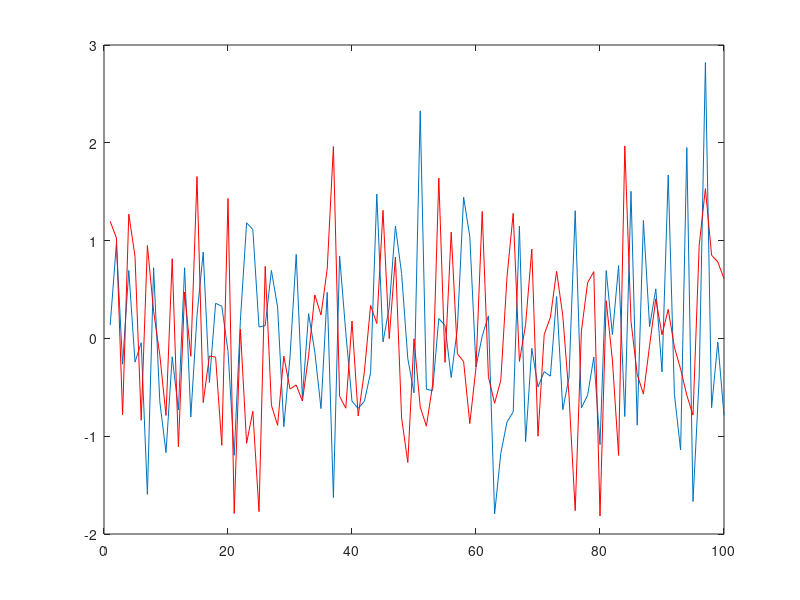
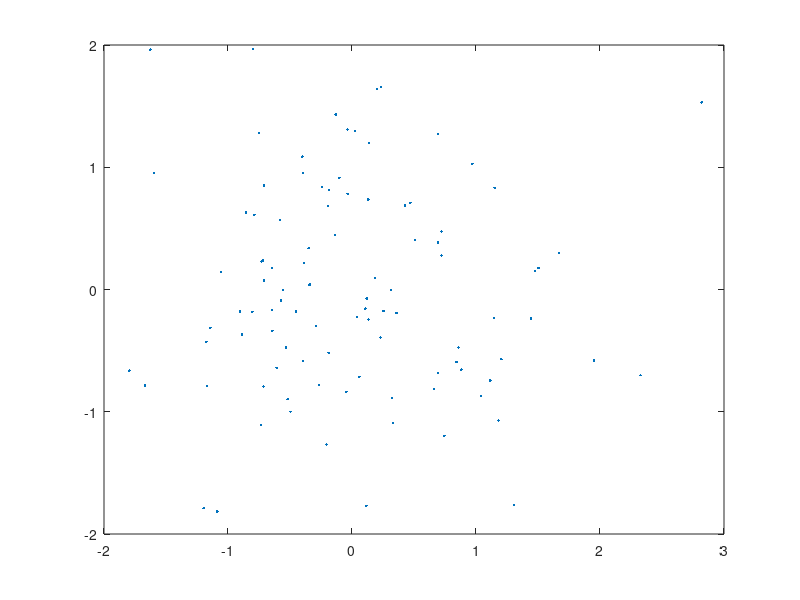
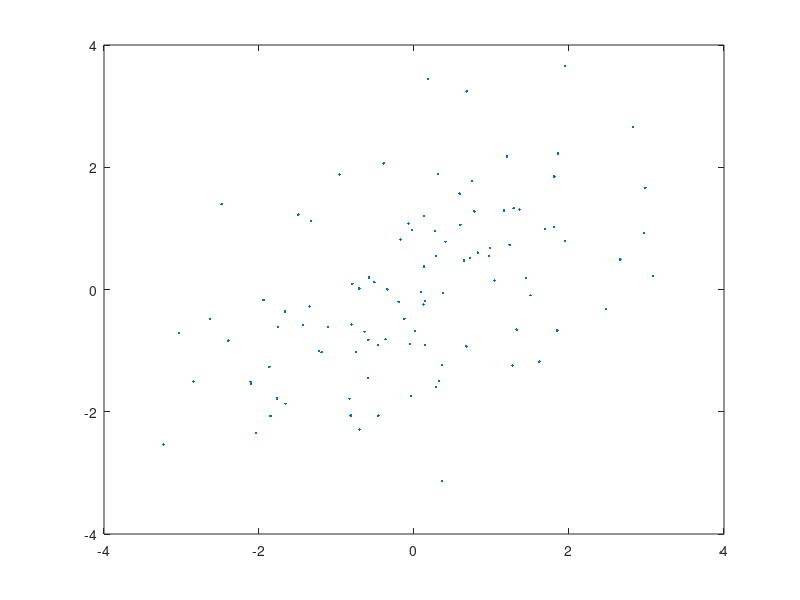
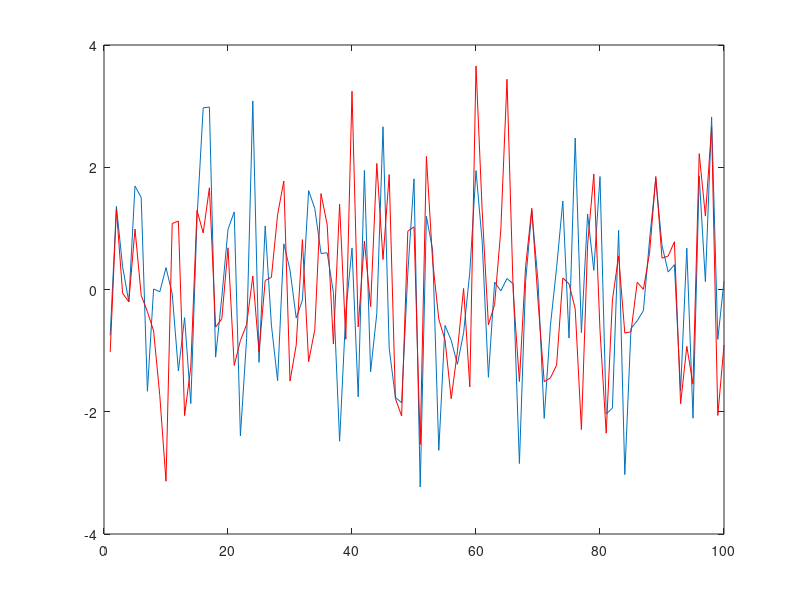

Here is the MATLAB script that generated these plots, in order: (Note: this script raises an error after producing the figures.)
% dealing with the concept of covariance

% create some random vectors
x = randn(1,100);
x = x-mean(x);
y = randn(1,100);
y = y-mean(y);

covxy = (x*y')/99;
figure; plot(x); hold on; plot(y,'r');
figure; plot(x,y,'.');

c = randn(1,100);
x = randn(1,100)+c;
x = x-mean(x);
y = randn(1,100)+c;
y = y-mean(y);

covxy = (x*y')/99
figure; plot(x,y,'.');
figure; plot(x); hold on; plot(y,'r');

c = randn(1,100);
x = randn(1,100)+2.*c;
x = x-mean(x);
y = randn(1,100)+2.*c;
y = y-mean(y);

covxy = (x*y')/99
figure; plot(x,y,'.');
figure; plot(x); hold on; plot(y,'r');

c = randn(1,100);
x = randn(1,100)+2.*c;
x = x-mean(x);
y = randn(1,100)-2.*c;
y = y-mean(y);

covxy = (x*y')/99
figure; plot(x,y,'.');
figure; plot(x); hold on; plot(y,'r');

% compute the covariance matrix from some simulated data in 2 different
% ways
[data,time]=ni2_activation;
[data2,time]=ni2_activation('frequency',11,'latency',0.48);
sens = ni2_sensors('type','eeg');
headmodel = ni2_headmodel('type','spherical','nshell',3);
leadfield = ni2_leadfield(sens,headmodel,[4.9 0 6.2 0 1 0]);
leadfield2 = ni2_leadfield(sens,headmodel,[-5.3 0 5.9 1 0 0]);

% way 1
sensordata = leadfield*data+leadfield2*data2;
C1 = sensordata*sensordata';

% way 2
sourcecov=[data; data2]*[data; data2]';
C2 = leadfield*leadfield'   * sourcecov(1,1)   + ...
   leadfield*leadfield2'  * sourcecov(1,2)   + ...
   leadfield2*leadfield'  * sourcecov(2,1)   + ...
   leadfield2*leadfield2' * sourcecov(2,2);
 
 

%% do the beamforming on some simulated data

% create a leadfield for a few locations
sens = ni2_sensors('type','meg');

headmodel = ni2_headmodel('type','spherical','nshell',1);
leadfield1 = ni2_leadfield(sens,headmodel,[4.9 0 6.2 0 1 0]); % position 2352 in grid
leadfield2 = ni2_leadfield(sens,headmodel,[-5.3 0 5.9 1 0 0]); % position 2342 in grid
leadfield3 = ni2_leadfield(sens,headmodel,[4.2 -2 7 0 0.2 0.7]); % 2674
leadfield4 = ni2_leadfield(sens,headmodel,[-2 -7.8 3 -1 0 0]); % 1110

% create the time course of activation
[s1,t1]=ni2_activation('latency',.45,'frequency',3);
[s2,t2]=ni2_activation('latency',.5);
[s3,t3]=ni2_activation('latency',.55,'frequency',30);
[s4,t4]=ni2_activation('latency',.5, 'frequency',15);

% create the sensor data
sensordata = leadfield1*s1+leadfield2*s2+leadfield3*s3+leadfield4*s4+randn(301,1000)*0.04e-8;

% create a 3D grid
sourcemodel = ni2_sourcemodel('type','grid','resolution',1);

% use FieldTrip to quickly compute the forward model
cfg = [];
cfg.grid = sourcemodel;
cfg.grad = sens;
cfg.vol  = headmodel;
% cfg.normalize = 'yes';
sourcemodel = ft_prepare_leadfield(cfg);
L = cat(2,sourcemodel.leadfield{sourcemodel.inside});

% compute the covariance
C  = cov(sensordata');
iC = pinv(C); % so that we compute it only once
iCr = inv(C+eye(301)*5e-19);

% compute the beamformer spatial filter
for ii = 1:size(L,2)/3
  indx=(ii-1)*3+(1:3);
  Lr = L(:,indx);  % Lr is the leadfield for source r
  wbfr(indx,:)=pinv(Lr'*iCr*Lr)*Lr'*iCr;
  wbf(indx,:)=pinv(Lr'*iC*Lr)*Lr'*iC;
end
sbf = wbf*sensordata;
sbfr = wbfr*sensordata;

wmn = L'*inv(L*L'+eye(301)*1e-15);
smn = wmn*sensordata;

sel = find(ismember(find(sourcemodel.inside), [1110 2342 2352 2674]));
sel = repmat((sel-1)*3,1,3)+repmat(1:3,numel(sel),1);

figure;
% subplot(1,2,1); plot(t1,sbf(sel(1,:),:));
subplot(1,2,1); plot(t1,sbfr(sel(1,:),:));
subplot(1,2,2); plot(t1,s4);
% subplot(1,2,2); plot(t1,smn(sel(1,:),:));

figure;
subplot(1,2,1); plot(t1,sbf(sel(2,:),:));
subplot(1,2,2); plot(t1,s2);
% subplot(1,2,2); plot(t1,smn(sel(2,:),:));

figure;
subplot(1,2,1); plot(t1,sbfr(sel(3,:),:));
subplot(1,2,2); plot(t1,s1);
% subplot(1,2,2); plot(t1,smn(sel(3,:),:));

figure;
subplot(1,2,1); plot(t1,sbf(sel(4,:),:));
subplot(1,2,2); plot(t1,s3);
% subplot(1,2,2); plot(t1,smn(sel(4,:),:));


% compute the beamformer spatial filter with limited data available
R10  = cov(sensordata(:,491:500)');
iR10 = inv(R10+eye(301)*0.1e-25);
% compute the beamformer spatial filter
for ii = 1:size(L,2)/3
  indx=(ii-1)*3+(1:3);
  Lr = L(:,indx); % Lr is the leadfield for source r
  wbf10(indx,:)=pinv(Lr'*iR10*Lr)*Lr'*iR10;
end
sbf10 = wbf10*sensordata;

figure;
subplot(2,2,1); plot(t1,sbf(sel(1,:),:)); xlabel('sbf');
subplot(2,2,2); plot(t1,sbfr(sel(1,:),:)); xlabel('sbfr');
subplot(2,2,3); plot(t1,sbf10(sel(1,:),:)); xlabel('sbf10');
subplot(2,2,4); plot(t1,s4); xlabel('simulated source 4');

figure;
subplot(2,2,1); plot(t1,sbf(sel(2,:),:)); xlabel('sbf');
subplot(2,2,2); plot(t1,sbfr(sel(2,:),:)); xlabel('sbfr');
subplot(2,2,3); plot(t1,sbf10(sel(2,:),:)); xlabel('sbf10');
subplot(2,2,4); plot(t1,s2); xlabel('simulated source 2');

figure;
subplot(2,2,1); plot(t1,sbf(sel(3,:),:)); xlabel('sbf');
subplot(2,2,2); plot(t1,sbfr(sel(3,:),:)); xlabel('sbfr');
subplot(2,2,3); plot(t1,sbf10(sel(3,:),:)); xlabel('sbf10');
subplot(2,2,4); plot(t1,s1); xlabel('simulated source 1');

figure;
subplot(2,2,1); plot(t1,sbf(sel(4,:),:)); xlabel('sbf');
subplot(2,2,2); plot(t1,sbfr(sel(4,:),:)); xlabel('sbfr');
subplot(2,2,3); plot(t1,sbf10(sel(4,:),:)); xlabel('sbf10');
subplot(2,2,4); plot(t1,s3); xlabel('simulated source 3');

%% depth bias

pbf = var(sbf,[],2);
pbf = sum(reshape(pbf,3,[]));

source.pos = sourcemodel.pos;
source.dim = sourcemodel.dim;
source.inside = sourcemodel.inside;
source.avg.pow = zeros(size(source.pos,1),1);
source.avg.pow(source.inside)=pbf;

cfg = [];
cfg.funparameter='avg.pow';
cfg.method='slice';
cfg.nslices = 10;
cfg.funcolorlim=[0 0.2];
ft_sourceplot(cfg,source);

%% contrast between 2 conditions
% create the sensor data for the second condition
sensordata2 = 1.25.*leadfield1*s1+0.8.*leadfield2*s2+0.8.*leadfield3*s3+1.25.*leadfield4*s4+randn(301,1000)*0.04e-8;

% compute the covariance
C2  = cov([sensordata sensordata2]');
iC2 = pinv(C2); % so that we compute it only once
iCr2 = inv(C2+eye(301)*1e-19);

% compute the beamformer spatial filter
for ii = 1:size(L,2)/3
  indx=(ii-1)*3+(1:3);
  Lr = L(:,indx);  % Lr is the leadfield for source r
  wbfr2(indx,:)=pinv(Lr'*iCr2*Lr)*Lr'*iCr2;
end
sbfr2 = wbfr2*sensordata2;
pbfr2 = var(sbfr2,[],2);
pbfr2 = sum(reshape(pbfr2,3,[]));
sbfr1 = wbfr2*sensordata;
pbfr1 = var(sbfr1,[],2);
pbfr1 = sum(reshape(pbfr1,3,[]));
source.avg.pow(source.inside)=(pbfr1-pbfr2)./(pbfr1+pbfr2);

cfg = [];
cfg.funparameter='avg.pow';
cfg.method='slice';
cfg.nslices = 10;
cfg.funcolorlim=[-.2 .2];
ft_sourceplot(cfg,source);

%% correlated sources
sens = ni2_sensors('type','meg');
headmodel = ni2_headmodel('type','spherical','nshell',1);
leadfield1 = ni2_leadfield(sens,headmodel,[-5.3 0 5.9 1 0 0]); % position 2342 in grid
leadfield2 = ni2_leadfield(sens,headmodel,[4.9 0 6.2 0 1 0]); % position 2352 in grid

% create the time course of activation
[s1,t1]=ni2_activation('latency',.5,'frequency',10);
[s2,t2]=ni2_activation('latency',.478,'frequency',10);
corr(s1',s2')

% create the sensor data
sensordata = leadfield1*s1+leadfield2*s2+randn(301,1000)*0.04e-8;

% create a 3D grid
sourcemodel = ni2_sourcemodel('type','grid','resolution',1);

% use FieldTrip to quickly compute the forward model
cfg = [];
cfg.grid = sourcemodel;
cfg.grad = sens;
cfg.vol  = headmodel;
% cfg.normalize = 'yes';
sourcemodel = ft_prepare_leadfield(cfg);
L = cat(2,sourcemodel.leadfield{sourcemodel.inside});

% compute the covariance
C  = cov(sensordata');
iCr = inv(C+eye(301)*5e-19);

% compute the beamformer spatial filter
for ii = 1:size(L,2)/3
  indx=(ii-1)*3+(1:3);
  Lr = L(:,indx);  % Lr is the leadfield for source r
  wbfr(indx,:)=pinv(Lr'*iCr*Lr)*Lr'*iCr;
end
sbfr = wbfr*sensordata;

sel = find(ismember(find(sourcemodel.inside), [2342 2352]));
sel = repmat((sel-1)*3,1,3)+repmat(1:3,numel(sel),1);

figure;
subplot(1,2,1); plot(t1,sbfr(sel(1,:),:));
subplot(1,2,2); plot(t1,s1);

figure;
subplot(1,2,1); plot(t1,sbfr(sel(2,:),:));
subplot(1,2,2); plot(t1,s2);

pbf = var(sbfr,[],2);
pbf = sum(reshape(pbf,3,numel(pbf)/3));

source.pos = sourcemodel.pos;
source.dim = sourcemodel.dim;
source.inside = sourcemodel.inside;
source.avg.pow = zeros(size(source.pos,1),1);
source.avg.pow(source.inside)=pbf;
 
cfg=[];
cfg.funparameter='avg.pow';
cfg.method='slice';
cfg.nslices = 4;
cfg.slicerange=[5 8];
cfg.funcolorlim=[0 0.08];
ft_sourceplot(cfg,source);
